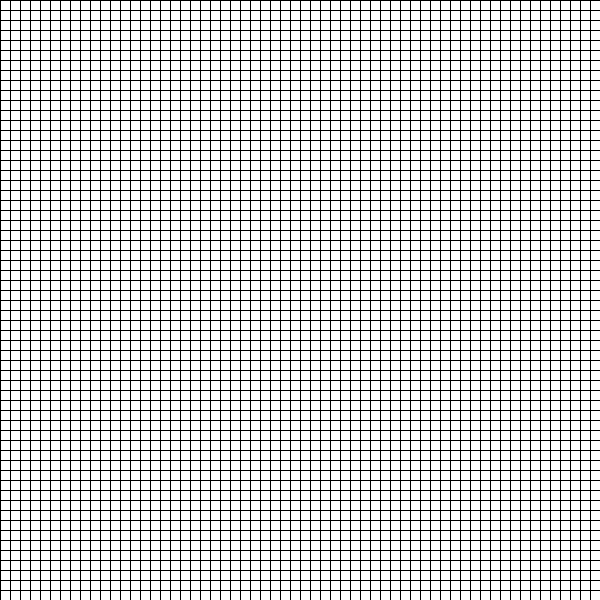
Frame 1 (no input)
Frame 60 (the mouse pressed at the canvas centre just before this capture): identical to frame 1, image omitted
Frame 120 (the mouse held since frame 60 and released just before this capture): identical to frame 1, image omitted

The Processing sketch that drew this single still picture (run headless with seeded random() and noise(); from frame 60 on, the mouse is pressed at the canvas centre):

// Processing sketch: AT_0408_2
// ── AT_0408_2.pde
void setup(){
  size(600, 600);
}

void draw(){
  background(255);
  
  int x = 0;
  while(x < width){
    line(x, 0, x, height);
    x += 10;
    }
    
    int a = 0;
    while(a < height){
      line(0, a, width, a);
      a += 10;
    }
  //verticalLines1();
  //verticalLines2(100, 100, 400, 400);
  //verticalLines2(300, 300, 500, 500);
  //verticalLines2(5, 5, 200, 500);
}

void verticalLines1(){
  float x = 0.0;
  while(x < 600){
    line(x, 0, x, 600);
    x += 10;
  }
}

void verticalLines2(float x1, float y1, float x2, float y2){
  while(x1 < x2){
    line(x1, y1, x2, y2);
    x1 += 10;
  }
}
